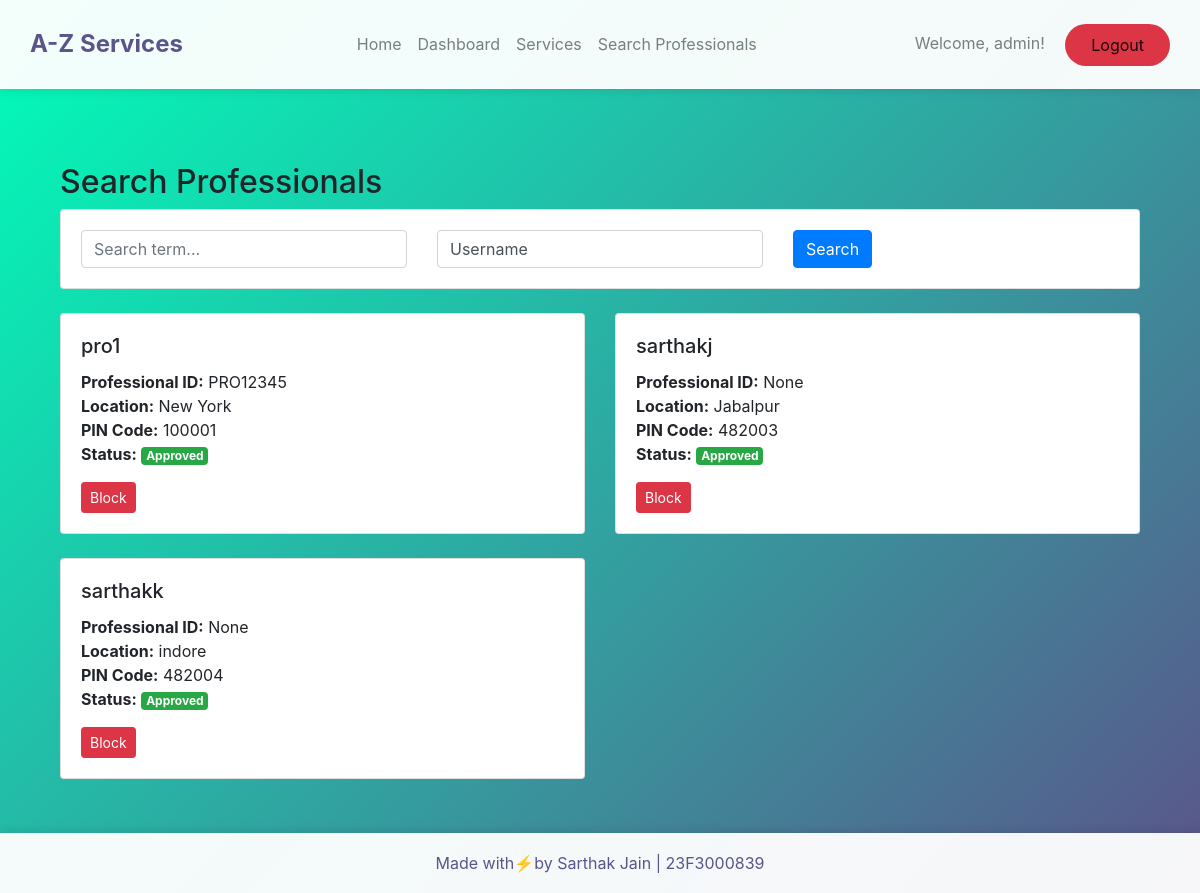
The app's page /admin/search_professionals (signed in), older data.
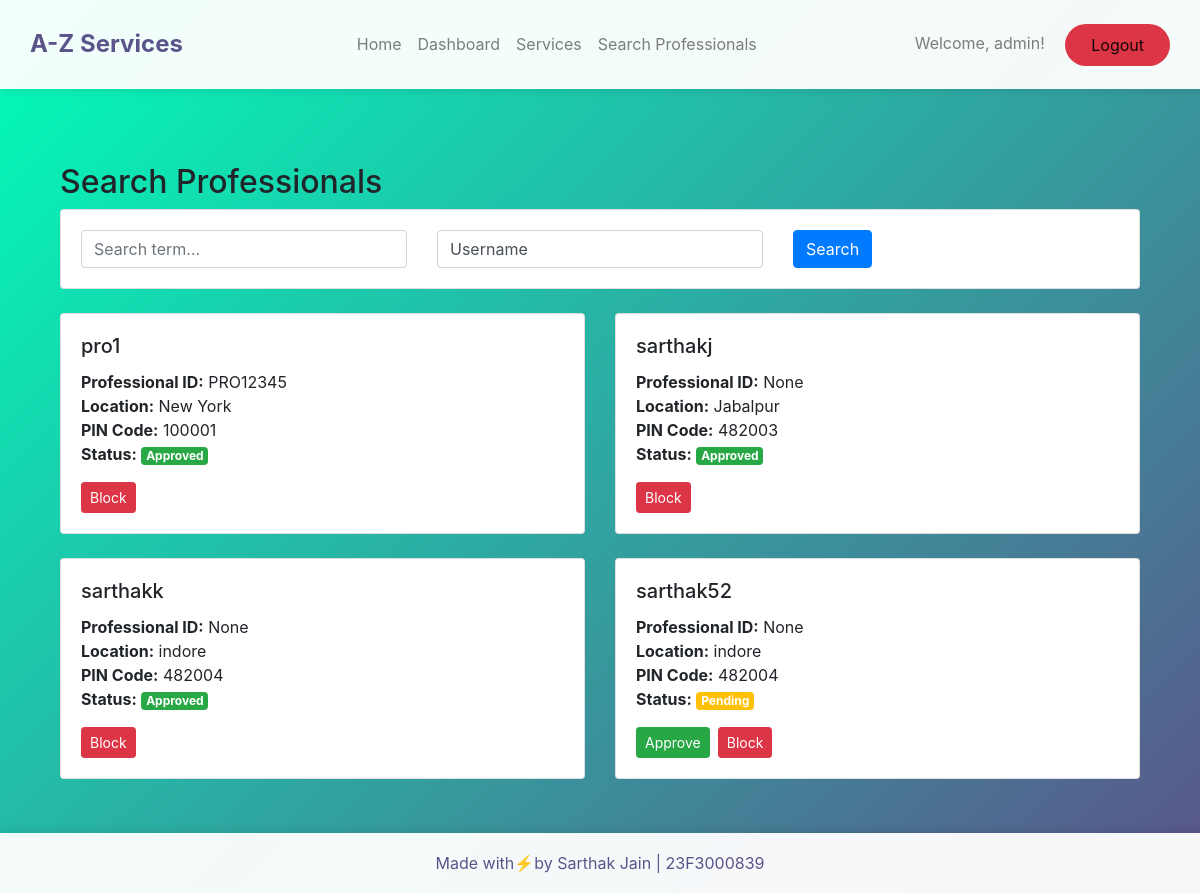
The same page, newer data.
### app/models.py (models this page shows, shortened)
class User(UserMixin, db.Model):
    __tablename__ = 'user'
    id = db.Column(db.Integer, primary_key=True)
    username = db.Column(db.String(80), unique=True, nullable=False)
    password = db.Column(db.String(120), nullable=False)
    role = db.Column(db.String(20), nullable=False)  # 'admin', 'professional', 'customer'
    is_approved = db.Column(db.Boolean, default=False)
    is_blocked = db.Column(db.Boolean, default=False)
    average_rating = db.Column(db.Float, default=0.0)
    location = db.Column(db.String(100))
    pincode = db.Column(db.String(6))
    professional_id = db.Column(db.String(8), unique=True)  # For format PRO12345
    service_requests_made = db.relationship('ServiceRequest',
                                          foreign_keys='ServiceRequest.customer_id',
                                          backref='customer')
    service_requests_received = db.relationship('ServiceRequest',
                                              foreign_keys='ServiceRequest.professional_id',
                                              backref='professional')
    reviews_given = db.relationship('Review',
                                  foreign_keys='Review.customer_id',
                                  backref='reviewer')
    reviews_received = db.relationship('Review',
                                     foreign_keys='Review.professional_id',
                                     backref='reviewed_professional')

### app/views/admin.py (the view)
@admin_bp.route('/search_professionals', methods=['GET', 'POST'])
@admin_required
def search_professionals():
    from app.forms import ProfessionalSearchForm
    form = ProfessionalSearchForm()
    if form.validate_on_submit():
        search_term = form.search_term.data
        search_type = form.search_type.data
        query = User.query.filter_by(role='professional')
        if search_term:
            if search_type == 'username':
                query = query.filter(User.username.ilike(f'%{search_term}%'))
            elif search_type == 'professional_id':
                query = query.filter(User.professional_id.ilike(f'%{search_term}%'))
            elif search_type == 'location':
                query = query.filter(User.location.ilike(f'%{search_term}%'))
            elif search_type == 'pincode':
                query = query.filter(User.pincode == search_term)
        professionals = query.all()
    else:
        professionals = User.query.filter_by(role='professional').all()
    return render_template('admin/search_professionals.html',
                         form=form,
                         professionals=professionals)

### app/forms.py
class ProfessionalSearchForm(FlaskForm):
    search_term = StringField('Search', validators=[Optional()])
    search_type = SelectField('Search By',
                            choices=[
                                ('username', 'Username'),
                                ('professional_id', 'Professional ID'),
                                ('location', 'Location'),
                                ('pincode', 'PIN Code')
                            ])
    submit = SubmitField('Search')

### app/views/admin.py (called while the page is built)
def admin_required(f):
    @wraps(f)
    @login_required
    def decorated_function(*args, **kwargs):
        if not current_user.role == 'admin':
            flash('You must be an admin to access this page.', 'danger')
            return redirect(url_for('main.index'))
        return f(*args, **kwargs)
    return decorated_function

### app/templates/admin/search_professionals.html (shortened to what this page needs)
{% extends "layout.html" %}
{% block content %}
<div class="container mt-4">
    <h2>Search Professionals</h2>
    <div class="card mb-4">
        <div class="card-body">
            <form method="GET" class="row g-3">
                <div class="col-md-4">
                    {{ form.search_term(class="form-control", placeholder="Search term...") }}
                </div>
                <div class="col-md-4">
                    {{ form.search_type(class="form-control") }}
                </div>
                <div class="col-md-4">
                    {{ form.submit(class="btn btn-primary") }}
                </div>
            </form>
        </div>
    </div>
    <div class="row">
        {% for professional in professionals %}
        <div class="col-md-6 mb-4">
            <div class="card">
                <div class="card-body">
                    <h5 class="card-title">{{ professional.username }}</h5>
                    <p class="card-text">
                        <strong>Professional ID:</strong> {{ professional.professional_id }}<br>
                        <strong>Location:</strong> {{ professional.location }}<br>
                        <strong>PIN Code:</strong> {{ professional.pincode }}<br>
                        <strong>Status:</strong>
                        {% if professional.is_approved %}
                            <span class="badge bg-success">Approved</span>
                        {% else %}
                            <span class="badge bg-warning">Pending</span>
                        {% endif %}
                    </p>
                    <div class="d-flex gap-2">
                        {% if not professional.is_approved %}
                        <form action="{{ url_for('admin.approve_professional', user_id=professional.id) }}"
                              method="POST" class="d-inline">
                            <button type="submit" class="btn btn-success btn-sm">
                                Approve
                            </button>
                        </form>
                        {% endif %}
                        <form action="{{ url_for('admin.block_professional', user_id=professional.id) }}"
                              method="POST" class="d-inline">
                            <button type="submit" class="btn btn-danger btn-sm">
                                {{ 'Unblock' if professional.is_blocked else 'Block' }}
                            </button>
                        </form>
                    </div>
                </div>
            </div>
        </div>
        {% endfor %}
    </div>
</div>
{% endblock %}

Row changes from the older to the newer data that the page shows:
added User: username "sarthak52", professional_id "None", location "indore", pincode "482004", is_approved "Pending", is_blocked "Block"
